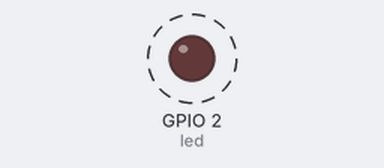
The program below on a simulated ESP32. On the bench: output pins drawn as LEDs (lit = HIGH). Dashed ring = blinking. What the program prints to the serial monitor is not drawn.

Above: at 0.5 s.
Timing chart, 0 to 4.6 s (numbered marks = the images above):
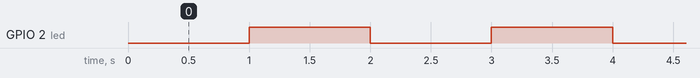

Measured:
- by itself, GPIO 2 (led): alternates HIGH for 1.0 s and LOW for 1.0 s

The program:

main.cpp
```cpp
#include <Arduino.h>

int led = 2;

unsigned long thoiGianLED = 0;
unsigned long thoiGianSerial = 0;

void setup() {
  pinMode(led, OUTPUT);
  Serial.begin(115200);
  Serial.println("-------------------------------");
  Serial.println("NGUYEN THI PHUONG NHUNG - 2033240244");
  Serial.println("BAI03 - GIAO TIEP SERIAL");
  Serial.println("-------------------------------");
}

void loop() {

  // LED mỗi 1 giây
  if (millis() - thoiGianLED >= 1000)
  {
    thoiGianLED = millis();

    digitalWrite(led, !digitalRead(led));

    Serial.println("LED ");
  }

  // Serial mỗi 3 giây
  if (millis() - thoiGianSerial >= 3000)
  {
    thoiGianSerial = millis();

    Serial.print("He thong dang chay - Thoi gian: ");
    Serial.print(millis());
    Serial.println(" ms");
  }
}
```
